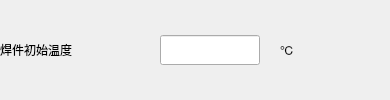
       <widget class="QWidget" name="widget_6" native="true">
        <layout class="QHBoxLayout" name="horizontalLayout_8">
         <property name="spacing">
          <number>20</number>
         </property>
         <property name="leftMargin">
          <number>0</number>
         </property>
         <property name="topMargin">
          <number>0</number>
         </property>
         <property name="rightMargin">
          <number>0</number>
         </property>
         <property name="bottomMargin">
          <number>0</number>
         </property>
         <item>
          <widget class="QLabel" name="lbLoad2">
           <property name="minimumSize">
            <size>
             <width>100</width>
             <height>30</height>
            </size>
           </property>
           <property name="maximumSize">
            <size>
             <width>100</width>
             <height>30</height>
            </size>
           </property>
           <property name="text">
            <string>焊件初始温度</string>
           </property>
           <property name="alignment">
            <set>Qt::AlignLeading|Qt::AlignLeft|Qt::AlignVCenter</set>
           </property>
          </widget>
         </item>
         <item>
          <spacer name="horizontalSpacer_9">
           <property name="orientation">
            <enum>Qt::Horizontal</enum>
           </property>
           <property name="sizeHint" stdset="0">
            <size>
             <width>40</width>
             <height>20</height>
            </size>
           </property>
          </spacer>
         </item>
         <item>
          <widget class="QLineEdit" name="leLoad">
           <property name="minimumSize">
            <size>
             <width>100</width>
             <height>30</height>
            </size>
           </property>
           <property name="maximumSize">
            <size>
             <width>100</width>
             <height>30</height>
            </size>
           </property>
          </widget>
         </item>
         <item>
          <widget class="QLabel" name="lbLoad3">
           <property name="minimumSize">
            <size>
             <width>70</width>
             <height>30</height>
            </size>
           </property>
           <property name="maximumSize">
            <size>
             <width>70</width>
             <height>30</height>
            </size>
           </property>
           <property name="text">
            <string>℃</string>
           </property>
           <property name="alignment">
            <set>Qt::AlignLeading|Qt::AlignLeft|Qt::AlignVCenter</set>
           </property>
          </widget>
         </item>
         <item>
          <spacer name="horizontalSpacer_10">
           <property name="orientation">
            <enum>Qt::Horizontal</enum>
           </property>
           <property name="sizeHint" stdset="0">
            <size>
             <width>40</width>
             <height>20</height>
            </size>
           </property>
          </spacer>
         </item>
        </layout>
       </widget>
